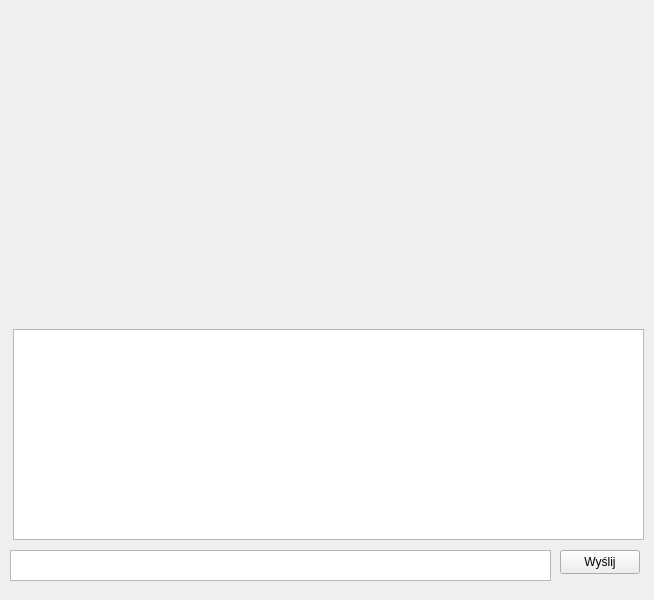
<?xml version="1.0" encoding="UTF-8"?>
<ui version="4.0">
 <class>MainWindow</class>
 <widget class="QMainWindow" name="MainWindow">
  <property name="geometry">
   <rect>
    <x>0</x>
    <y>0</y>
    <width>654</width>
    <height>600</height>
   </rect>
  </property>
  <property name="sizePolicy">
   <sizepolicy hsizetype="Fixed" vsizetype="Fixed">
    <horstretch>0</horstretch>
    <verstretch>0</verstretch>
   </sizepolicy>
  </property>
  <property name="maximumSize">
   <size>
    <width>654</width>
    <height>600</height>
   </size>
  </property>
  <property name="baseSize">
   <size>
    <width>10</width>
    <height>10</height>
   </size>
  </property>
  <property name="windowTitle">
   <string>MainWindow</string>
  </property>
  <widget class="QWidget" name="centralwidget">
   <property name="sizePolicy">
    <sizepolicy hsizetype="Fixed" vsizetype="Fixed">
     <horstretch>0</horstretch>
     <verstretch>0</verstretch>
    </sizepolicy>
   </property>
   <property name="minimumSize">
    <size>
     <width>654</width>
     <height>600</height>
    </size>
   </property>
   <property name="maximumSize">
    <size>
     <width>654</width>
     <height>600</height>
    </size>
   </property>
   <widget class="QPushButton" name="send">
    <property name="geometry">
     <rect>
      <x>560</x>
      <y>550</y>
      <width>80</width>
      <height>24</height>
     </rect>
    </property>
    <property name="text">
     <string>Wyślij</string>
    </property>
   </widget>
   <widget class="QTextEdit" name="input">
    <property name="geometry">
     <rect>
      <x>10</x>
      <y>550</y>
      <width>541</width>
      <height>31</height>
     </rect>
    </property>
    <property name="verticalScrollBarPolicy">
     <enum>Qt::ScrollBarAlwaysOff</enum>
    </property>
    <property name="horizontalScrollBarPolicy">
     <enum>Qt::ScrollBarAlwaysOff</enum>
    </property>
   </widget>
   <widget class="QTextEdit" name="chat">
    <property name="geometry">
     <rect>
      <x>13</x>
      <y>329</y>
      <width>631</width>
      <height>211</height>
     </rect>
    </property>
    <property name="readOnly">
     <bool>true</bool>
    </property>
   </widget>
   <widget class="QWidget" name="gridLayoutWidget">
    <property name="geometry">
     <rect>
      <x>10</x>
      <y>10</y>
      <width>311</width>
      <height>291</height>
     </rect>
    </property>
    <layout class="QGridLayout" name="battlefield">
     <property name="spacing">
      <number>5</number>
     </property>
    </layout>
   </widget>
   <widget class="QWidget" name="gridLayoutWidget_2">
    <property name="geometry">
     <rect>
      <x>330</x>
      <y>10</y>
      <width>311</width>
      <height>291</height>
     </rect>
    </property>
    <layout class="QGridLayout" name="enemyBattlefield">
     <property name="spacing">
      <number>5</number>
     </property>
    </layout>
   </widget>
  </widget>
 </widget>
 <resources/>
 <connections/>
</ui>
